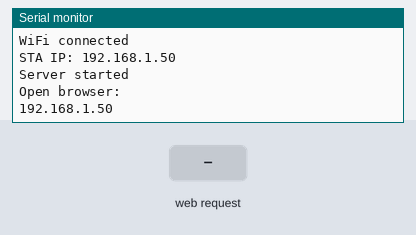
Recording of a sketch running on a simulated ESP32-S3. Shown: the last lines printed to the serial monitor. Inputs (shaded band) come from the test bench. WiFi joins after 1.5 s; servers stay silent unless stated; no CAN messages arrive unless stated; the camera gives no picture.

Above: at 4.0 s.
4.1 s: HTTP request GET /cantest received
At 5.3 s:
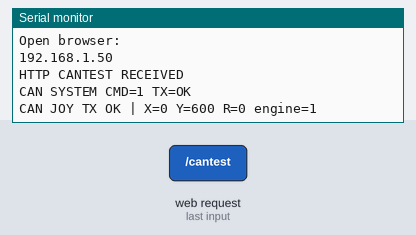
5.6 s: HTTP request GET /cmd?c=ON received
At 6.8 s:
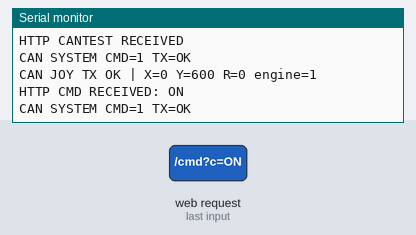
7.1 s: HTTP request GET /cmd?c=OFF received
At 8.3 s:
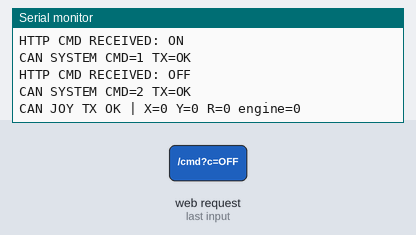
8.6 s: HTTP request GET /cmd?c=S received
At 9.4 s:
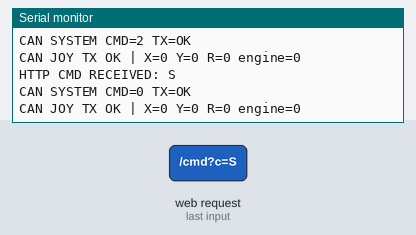
10.1 s: HTTP request GET /cmd?c=1 received
At 10.5 s:
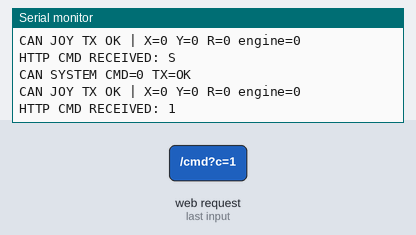
Timing chart, 0 to 12.6 s (numbered marks = the images above; inputs shaded):
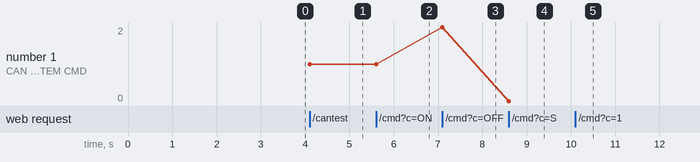

The sketch:

esp32cam.ino
```cpp
#include <Arduino.h>
#include <WiFi.h>
#include <WebServer.h>
#include "driver/twai.h"
#include "esp_camera.h"
#include "webpage.h"

// ESP32-S3 CAMERA NODE - DEBUG NO PANTILT V2
const char *WIFI_SSID = "Trang";
const char *WIFI_PASS = "0908866418";
const char *AP_SSID = "MECANUM_GSA_ROBOT";
const char *AP_PASS = "12345678";
WebServer server(80);

#define PWDN_GPIO_NUM -1
#define RESET_GPIO_NUM -1
#define XCLK_GPIO_NUM 15
#define SIOD_GPIO_NUM 4
#define SIOC_GPIO_NUM 5
#define Y9_GPIO_NUM 16
#define Y8_GPIO_NUM 17
#define Y7_GPIO_NUM 18
#define Y6_GPIO_NUM 12
#define Y5_GPIO_NUM 10
#define Y4_GPIO_NUM 8
#define Y3_GPIO_NUM 9
#define Y2_GPIO_NUM 11
#define VSYNC_GPIO_NUM 6
#define HREF_GPIO_NUM 7
#define PCLK_GPIO_NUM 13
#define CAM_VFLIP 1
#define CAM_HMIRROR 0

#define CAN_TX_PIN GPIO_NUM_47
#define CAN_RX_PIN GPIO_NUM_48

bool cameraOK=false, canOK=false, engineOn=false, emergencyStop=false;
int joyX=0, joyY=0, joyR=0;
uint32_t canTxCounter=0, canTxFailCounter=0, lastStatusPrint=0;
uint8_t motorRxCounter=0;

bool canTransmit(twai_message_t *msg, uint32_t waitMs=10){
  esp_err_t ret=twai_transmit(msg,pdMS_TO_TICKS(waitMs));
  if(ret==ESP_OK){canTxCounter++; return true;}
  canTxFailCounter++; Serial.print("CAN TX FAIL ret="); Serial.println((int)ret); return false;
}

void sendCanJoystick(){
  if(!canOK) return;
  twai_message_t msg={}; msg.identifier=0x100; msg.extd=0; msg.rtr=0; msg.data_length_code=8;
  int16_t x=joyX,y=joyY,r=joyR;
  msg.data[0]=x&0xFF; msg.data[1]=(x>>8)&0xFF;
  msg.data[2]=y&0xFF; msg.data[3]=(y>>8)&0xFF;
  msg.data[4]=r&0xFF; msg.data[5]=(r>>8)&0xFF;
  uint8_t flags=0; if(engineOn)flags|=0x01; if(emergencyStop)flags|=0x02; msg.data[6]=flags; msg.data[7]=0;
  bool ok=canTransmit(&msg,5);
  static uint32_t lastPrint=0;
  if(millis()-lastPrint>350){lastPrint=millis(); Serial.print("CAN JOY TX "); Serial.print(ok?"OK":"FAIL"); Serial.print(" | X="); Serial.print(joyX); Serial.print(" Y="); Serial.print(joyY); Serial.print(" R="); Serial.print(joyR); Serial.print(" engine="); Serial.println(engineOn);}
}

void sendCanSystem(uint8_t cmd){
  if(!canOK){Serial.println("CAN SYSTEM NOT SENT: CAN not OK"); return;}
  twai_message_t msg={}; msg.identifier=0x102; msg.extd=0; msg.rtr=0; msg.data_length_code=1; msg.data[0]=cmd;
  bool ok=canTransmit(&msg,20);
  Serial.print("CAN SYSTEM CMD="); Serial.print(cmd); Serial.print(" TX="); Serial.println(ok?"OK":"FAIL");
}

void pollCanStatus(){
  if(!canOK) return;
  twai_message_t msg;
  while(twai_receive(&msg,0)==ESP_OK){
    if(msg.identifier==0x200 && msg.data_length_code>=3){
      motorRxCounter=msg.data[2];
      if(millis()-lastStatusPrint>1000){lastStatusPrint=millis(); Serial.print("MOTOR STATUS RX | engine="); Serial.print(msg.data[0]); Serial.print(" estop="); Serial.print(msg.data[1]); Serial.print(" rxCounter="); Serial.println(msg.data[2]);}
    }
  }
}

void setupCan(){
  twai_general_config_t g_config=TWAI_GENERAL_CONFIG_DEFAULT(CAN_TX_PIN,CAN_RX_PIN,TWAI_MODE_NORMAL);
  g_config.rx_queue_len=20; g_config.tx_queue_len=20;
  twai_timing_config_t t_config=TWAI_TIMING_CONFIG_250KBITS();
  twai_filter_config_t f_config=TWAI_FILTER_CONFIG_ACCEPT_ALL();
  esp_err_t ret=twai_driver_install(&g_config,&t_config,&f_config);
  if(ret==ESP_OK) Serial.println("TWAI installed"); else {Serial.print("TWAI install failed ret="); Serial.println((int)ret); canOK=false; return;}
  ret=twai_start();
  if(ret==ESP_OK){Serial.println("TWAI started"); canOK=true;} else {Serial.print("TWAI start failed ret="); Serial.println((int)ret); canOK=false;}
}

bool initCamera(){
  camera_config_t config={};
  config.ledc_channel=LEDC_CHANNEL_0; config.ledc_timer=LEDC_TIMER_0;
  config.pin_d0=Y2_GPIO_NUM; config.pin_d1=Y3_GPIO_NUM; config.pin_d2=Y4_GPIO_NUM; config.pin_d3=Y5_GPIO_NUM; config.pin_d4=Y6_GPIO_NUM; config.pin_d5=Y7_GPIO_NUM; config.pin_d6=Y8_GPIO_NUM; config.pin_d7=Y9_GPIO_NUM;
  config.pin_xclk=XCLK_GPIO_NUM; config.pin_pclk=PCLK_GPIO_NUM; config.pin_vsync=VSYNC_GPIO_NUM; config.pin_href=HREF_GPIO_NUM; config.pin_sccb_sda=SIOD_GPIO_NUM; config.pin_sccb_scl=SIOC_GPIO_NUM; config.pin_pwdn=PWDN_GPIO_NUM; config.pin_reset=RESET_GPIO_NUM;
  config.xclk_freq_hz=20000000; config.pixel_format=PIXFORMAT_JPEG;
  if(psramFound()){Serial.println("PSRAM FOUND"); config.frame_size=FRAMESIZE_QVGA; config.jpeg_quality=12; config.fb_count=2; config.fb_location=CAMERA_FB_IN_PSRAM; config.grab_mode=CAMERA_GRAB_LATEST;}
  else{Serial.println("NO PSRAM"); config.frame_size=FRAMESIZE_QVGA; config.jpeg_quality=14; config.fb_count=1; config.fb_location=CAMERA_FB_IN_DRAM; config.grab_mode=CAMERA_GRAB_WHEN_EMPTY;}
  Serial.println("Camera init..."); esp_err_t err=esp_camera_init(&config);
  if(err!=ESP_OK){Serial.printf("Camera init failed 0x%x\n",err); return false;}
  sensor_t *s=esp_camera_sensor_get();
  if(s){Serial.print("Camera PID: 0x"); Serial.println(s->id.PID,HEX); s->set_framesize(s,FRAMESIZE_QVGA); s->set_quality(s,12); s->set_vflip(s,CAM_VFLIP); s->set_hmirror(s,CAM_HMIRROR);}
  Serial.println("Camera OK"); return true;
}

void handleRoot(){server.send_P(200,"text/html",MAIN_page);}
void handleCmd(){
  if(!server.hasArg("c")){server.send(400,"text/plain","Missing command"); return;}
  String cmd=server.arg("c"); cmd.trim(); Serial.print("HTTP CMD RECEIVED: "); Serial.println(cmd);
  if(cmd=="ON"){engineOn=true; emergencyStop=false; sendCanSystem(1);}
  else if(cmd=="OFF"){engineOn=false; emergencyStop=false; joyX=joyY=joyR=0; sendCanSystem(2); sendCanJoystick();}
  else if(cmd=="S"){joyX=joyY=joyR=0; emergencyStop=true; sendCanSystem(0); sendCanJoystick();}
  else if(cmd.startsWith("J:")){
    int c1=cmd.indexOf(','), c2=cmd.indexOf(',',c1+1);
    if(c1>0 && c2>c1){joyX=cmd.substring(2,c1).toInt(); joyY=cmd.substring(c1+1,c2).toInt(); joyR=cmd.substring(c2+1).toInt(); if(joyX==0&&joyY==0&&joyR==0)emergencyStop=false; sendCanJoystick();}
    else Serial.println("BAD J COMMAND");
  }
  server.send(200,"text/plain","OK");
}
void handleCanTest(){Serial.println("HTTP CANTEST RECEIVED"); engineOn=true; emergencyStop=false; sendCanSystem(1); delay(20); joyX=0; joyY=600; joyR=0; sendCanJoystick(); server.send(200,"text/plain","CANTEST SENT");}
void handleStatus(){String j="{"; j += "\"engine\":" + String(engineOn?1:0); j += ",\"estop\":" + String(emergencyStop?1:0); j += ",\"rx\":" + String(motorRxCounter); j += ",\"tx\":" + String(canTxCounter); j += ",\"fail\":" + String(canTxFailCounter); j += ",\"can\":" + String(canOK?1:0); j += "}"; server.send(200,"application/json",j);}
void handleJpg(){
  if(!cameraOK){server.send(500,"text/plain","Camera not initialized"); return;}
  camera_fb_t *fb=esp_camera_fb_get(); if(!fb){server.send(500,"text/plain","Camera capture failed"); return;}
  WiFiClient client=server.client(); client.println("HTTP/1.1 200 OK"); client.println("Content-Type: image/jpeg"); client.print("Content-Length: "); client.println(fb->len); client.println("Cache-Control: no-store"); client.println("Connection: close"); client.println(); client.write(fb->buf,fb->len); esp_camera_fb_return(fb);
}

bool connectWiFi(){WiFi.mode(WIFI_STA); WiFi.begin(WIFI_SSID,WIFI_PASS); WiFi.setSleep(false); Serial.print("WiFi connecting"); unsigned long start=millis(); while(WiFi.status()!=WL_CONNECTED && millis()-start<12000){delay(500); Serial.print(".");} Serial.println(); if(WiFi.status()==WL_CONNECTED){Serial.println("WiFi connected"); Serial.print("STA IP: "); Serial.println(WiFi.localIP()); return true;} return false;}
void startAP(){WiFi.mode(WIFI_AP); WiFi.softAP(AP_SSID,AP_PASS); Serial.println("WiFi failed. Starting AP mode."); Serial.print("AP IP: "); Serial.println(WiFi.softAPIP());}

void setup(){
  Serial.begin(115200); Serial.setDebugOutput(false); delay(1000);
  Serial.println(); Serial.println("===== ESP32-S3 CAM FINAL LOGO ROTATE NO PANTILT ====="); Serial.println("CAN S3: TX=GPIO47 RX=GPIO48");
  setupCan(); cameraOK=initCamera(); if(!connectWiFi()) startAP();
  server.on("/",HTTP_GET,handleRoot); server.on("/cmd",HTTP_GET,handleCmd); server.on("/cantest",HTTP_GET,handleCanTest); server.on("/status",HTTP_GET,handleStatus); server.on("/jpg",HTTP_GET,handleJpg);
  server.begin(); Serial.println("Server started"); Serial.println("Open browser:"); if(WiFi.getMode()==WIFI_STA && WiFi.status()==WL_CONNECTED) Serial.println(WiFi.localIP()); else Serial.println(WiFi.softAPIP());
  if(!cameraOK) Serial.println("WARNING: Camera init failed, but CAN/web still work.");
}
void loop(){server.handleClient(); pollCanStatus();}
```

Source omitted: webpage.h (75881 bytes)

Measured:
- after the input at 4.1 s, the serial monitor: prints a new line at once (image 1)
- after the input at 5.6 s, the serial monitor: prints a new line at once (image 2)
- after the input at 7.1 s, the serial monitor: prints a new line at once (image 3)
- after the input at 8.6 s, the serial monitor: prints a new line at once (image 4)
- after the input at 10.1 s, the serial monitor: prints a new line at once (image 5)
- plotted number 1: 1 → 2 after the input at 7.1 s
